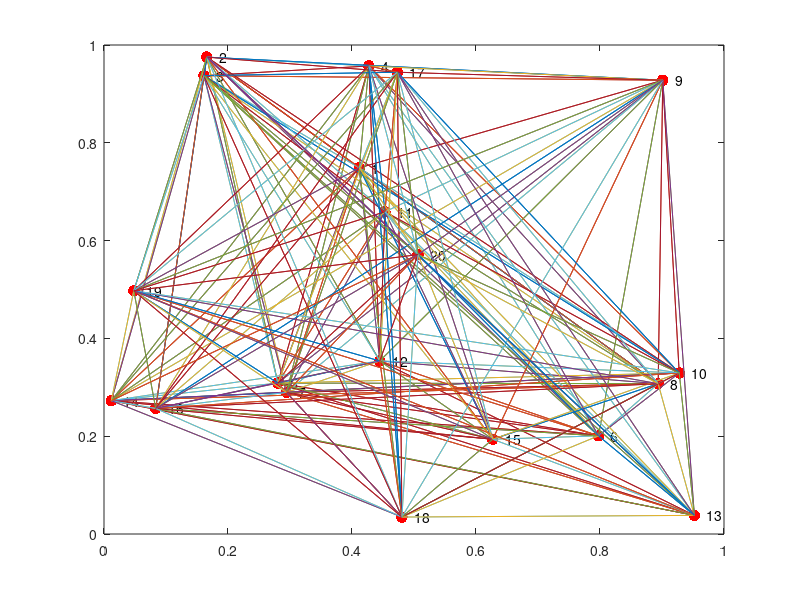

This figure's MATLAB source: (Note: this script raises an error after producing the figure.)
function GA_TSP

disp('=============================================================')
disp('Genetic algorithms: the Travelling Salesman Problem')
disp('=============================================================')

disp('============================================================================')
disp('Reference: Negnevitsky, M., "Artificial Intelligence: A Guide to Intelligent')  
disp('           Systems", 3rd edn. Addison Wesley, Harlow, England, 2011.        ')
disp('           Sec. 9.5 Will genetic algorithms work for my problem?            ')
disp('============================================================================')

disp('=============================================================================')
disp('Problem: In the Travelling Salesman Problem (TSP), a salesman has to visit   ')
disp('         every city in a given territory once and then return to his starting')
disp('         point.  The goal is to find the best route such that the travelling ')
disp('         distance is minimised.                                              ')
disp('=============================================================================')

disp('Hit any key to define the number of cities to be visited by a salesman.')
pause

num=20;    % Number of cities to be visited by a salesman

disp(' ')
fprintf(1,'num=%.0f;       Number of cities to be visited by a salesman\n',num);
disp(' ')

rand('seed',1.4929e+009);
city_location=(rand(num,2));

disp('Hit any key to plot locations of the cities on the map.')
pause

figure
plot(city_location(:,1),city_location(:,2),'.r','markersize',25)
hold on

for i=1:num;
   text(city_location(i,1)+0.02,city_location(i,2),sprintf('%g',i));
end

disp('Hit any key to plot all available roads between the cities.')
pause

for n=1:num
   for i=1:num
      plot([city_location(n,1) city_location(i,1)],[city_location(n,2) city_location(i,2)])
   end
end

disp('Hit any key to find distances between the cities.')
pause

city_distance = dist(city_location')

disp('Hit any key to define the size of a chromosome population, the crossover ') 
disp('probability, the mutation probability, and the number of generations.') 
pause 

nind=100;    % Size of a chromosome population
ngenes=num;  % Number of genes in a chromosome
Pc=0.7;      % Crossover probability
Pm=0.01;     % Mutation probability
ngener=60;   % Number of generations
n_show=10;   % Number of generations between showing the progress

disp(' ')
fprintf(1,' nind=%.0f;    Size of the chromosome population\n',nind);
fprintf(1,' Pc=%.1f;      Crossover probability\n',Pc);
fprintf(1,' Pm=%.3f;    Mutation probability\n',Pm);
fprintf(1,' ngener=%.0f;   Number of generations\n',ngener);
fprintf(1,' n_show=%.0f;   Number of generations between showing the progress\n',n_show);
disp(' ')

fprintf(1,'Hit any key to generate a population of %.0f chromosomes.\n',nind);
pause

chrom=[];

for k=1:nind
   num=ngenes; city_array=1:num; xxx=[];
   for n=1:num
      a=rand(1);
      for i=1:num
         if a<i/num
            xxx=[xxx city_array(i)];
            break
         end
      end
      city_array(i)=[]; 
      num=num-1;
   end
   chrom(k,:)=xxx;
end
chrom
rout=[chrom chrom(:,1)];

% Calculate the chromosome fitness
ObjV=evalObjFun(rout,city_distance,nind,ngenes);
best=min(ObjV);
ave=mean(ObjV);

disp('Hit any key to display the best rout found in the initial chromosome population.')
pause

[a b]=min(ObjV);
figure('name','The best rout found in the initial population');
plot(city_location(:,1),city_location(:,2),'.r','markersize',25)
title(['The total distance: ',num2str(a)]);
hold on

for i=1:ngenes;
   text(city_location(i,1)+0.02,city_location(i,2),sprintf('%g',i));
   plot([city_location(rout(b,i),1) city_location(rout(b,(i+1)),1)],[city_location(rout(b,i),2) city_location(rout(b,(i+1)),2)])
end
hold

disp(' ')
disp('Hit any key to run the genetic algorithm.')
pause

for m=1:(ngener/n_show)
   for i=1:n_show
   
      % Fitness evaluation
      fitness=(1./ObjV)';
   
      % Roulette wheel selection
      numsel=round(nind*0.9); % The number of chromosomes to be selected for reproduction
      cumfit=repmat(cumsum(fitness),1,numsel);
      chance=repmat(rand(1,numsel),nind,1)*cumfit(nind,1);
      [selind,j]=find(chance < cumfit & chance >= [zeros(1,numsel);cumfit(1:nind-1,:)]);
      newchrom=chrom(selind,:);
   
      % Crossover 
      points=round(rand(floor(numsel/2),1).*(ngenes-1))+1;
      points=[points round(rand(floor(numsel/2),1).*(ngenes-1))+1];
      points=sort((points*(rand(1)<Pc)),2);
      for j=1:length(points(:,1))   
         swap_sect=newchrom(2*j-1:2*j,points(j,1)+1:points(j,2));
         remain_sect=newchrom(2*j-1:2*j,:);
         for k=1:ngenes
            for n=1:length(swap_sect(1,:))
               if newchrom(2*j-1,k)==swap_sect(2,n);
                  remain_sect(1,k)=0;
               end
               if newchrom(2*j,k)==swap_sect(1,n);
                  remain_sect(2,k)=0;
               end
            end
         end
         [a b c1]=find(remain_sect(1,:)); 
         [a b c2]=find(remain_sect(2,:)); 
         remain_sect=[c1; c2];
         newchrom(2*j-1:2*j,:)=[remain_sect(1:2,1:points(j,1)),...
               flipud(newchrom(2*j-1:2*j,points(j,1)+1:points(j,2))),...
               remain_sect(1:2,points(j,1)+1:length(remain_sect(1,:)))];   
      end

      % Mutation
      for i=1:numsel % Loop through number of chromosomes to be selected for reproduction (from crossover)
         if rand(1)<Pm % Check to see if to mutate the chromesone
            points=sort((round(rand(floor(numsel/2),1).*(ngenes-1))+1)');
            newchrom(i,:)=[newchrom(i,1:points(1)),... % Create new chromosome
               fliplr(newchrom(i,points(1)+1:points(2))),... % Flip the old bits with the new mutates bits
               newchrom(i,points(2)+1:ngenes)]; % Create the new mutates chromosone   
         end
      end

      % Creating a new population of chromosomes
      if nind-numsel, % Preserving a part of the parent chromosome population
         [ans,Index]=sort(fitness);
         chrom=[chrom(Index(numsel+1:nind),:);newchrom];
      else % Replacing the entire parent chromosome population with a new one
         chrom=newchrom;
      end

      % Fitness calculation
      rout=[chrom chrom(:,1)];
      ObjV=evalObjFun(rout,city_distance,nind,ngenes);
   
      best=[best min(ObjV)];
      ave=[ave mean(ObjV)];
      end

   [a b]=min(ObjV);

   % Plotting the best rout found in the current population
   figure('name','The best rout found in the current population');
   plot(city_location(:,1),city_location(:,2),'.r','markersize',25)
   title(['Generation # ',num2str(m*n_show),'  The total distance: ',num2str(a)]);
   hold on

   for i=1:ngenes;
      text(city_location(i,1)+0.02,city_location(i,2),sprintf('%g',i));
      plot([city_location(rout(b,i),1) city_location(rout(b,(i+1)),1)],[city_location(rout(b,i),2) city_location(rout(b,(i+1)),2)])
   end
   pause(0.2); 
   hold
end

disp(' ')
disp('Hit any key to display the performance graph.')
pause

figure('name','Performance graph');
plot(0:ngener,best,0:ngener,ave);
legend('Best','Average',0);
title(['Pc = ',num2str(Pc),', Pm = ',num2str(Pm)]);
xlabel('Generations');
ylabel('Distance')


function ObjV=evalObjFun(rout,city_distance,nind,ngenes)
path=0; ObjV=[];
for k=1:nind
   for i=1:ngenes
      path=path+city_distance(rout(k,i),rout(k,(i+1)));
   end
   ObjV(k)=path; path=0;
end
